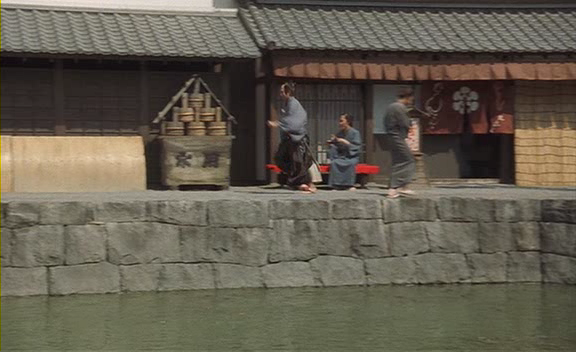
#> input picture HW3/Images/002.png, 576 x 352 px, given in place of 001.png, which was not available; the run also reads 1 picture not shown here
$ python particle_filter.py
#> lines starting #> are read from the running program, lines starting #| are printed output that depends on the picture; pictures that were not available may be replaced by others from this repository, and a replacement may not be noted
import json
import os
import cv2
import numpy as np
import numpy.matlib
import matplotlib.pyplot as plt
import matplotlib.patches as patches


# change IDs to your IDs.
ID1 = "42"
ID2 = "42"

ID = "HW3_{0}_{1}".format(ID1, ID2)
RESULTS = 'results'
os.makedirs(RESULTS, exist_ok=True)
IMAGE_DIR_PATH = "Images"

# SET NUMBER OF PARTICLES
N = 100

# Initial Settings
s_initial = [297,    # x center
             139,    # y center
              16,    # half width
              43,    # half height
               0,    # velocity x
               0]    # velocity y

# Noise parameters
MU = 0
POS_SIGMA = 1
VEL_SIGMA = 0.5

def predict_particles(s_prior: np.ndarray) -> np.ndarray:
    """Progress the prior state with time and add noise.

    Note that we explicitly did not tell you how to add the noise.
    We allow additional manipulations to the state if you think these are necessary.

    Args:
        s_prior: np.ndarray. The prior state.
    Return:
        state_drifted: np.ndarray. The prior state after drift (applying the motion model) and adding the noise.
    """
    s_prior = s_prior.astype(float)
    """ DELETE THE LINE ABOVE AND:
    INSERT YOUR CODE HERE."""

    state_drifted = s_prior.copy()
    # Update X_c and Y_c from X_velocity and Y_velocity
    state_drifted[:2,:] += state_drifted[4:,:]
    # Add noise
    state_drifted[0, :] += np.random.normal(MU, POS_SIGMA, N)   # X_center
    state_drifted[1, :] += np.random.normal(MU, POS_SIGMA, N)   # Y_center
    state_drifted[4, :] += np.random.normal(MU, VEL_SIGMA, N)   # X_velocity
    state_drifted[5, :] += np.random.normal(MU, VEL_SIGMA, N)   # Y_velocity
    state_drifted = np.round(state_drifted)

    state_drifted = state_drifted.astype(int)
    return state_drifted


def compute_normalized_histogram(image: np.ndarray, state: np.ndarray) -> np.ndarray:
    """Compute the normalized histogram using the state parameters.

    Args:
        image: np.ndarray. The image we want to crop the rectangle from.
        state: np.ndarray. State candidate.

    Return:
        hist: np.ndarray. histogram of quantized colors.
    """
    state = np.floor(state)
    state = state.astype(int)
    """ DELETE THE LINE ABOVE AND:
        INSERT YOUR CODE HERE."""
    x, y, half_w, half_h, x_v, y_v = state
    cropped_image = image[y - half_h: y + half_h + 1, x - half_w: x + half_w + 1]
    b, g, r = cv2.split(cropped_image)

    # Quantize 16 bits to 4 bits
    b, g, r = b//16, g//16, r//16

    hist = np.zeros((16, 16, 16))
    for i in range(cropped_image.shape[0]):
         for j in range(cropped_image.shape[1]):
            hist[b[i, j], g[i, j], r[i, j]] += 1

    hist = np.reshape(hist, 16 * 16 * 16)

    # Normalize histogram
    hist = hist/sum(hist)

    return hist


def sample_particles(previous_state: np.ndarray, cdf: np.ndarray) -> np.ndarray:
    """Sample particles from the previous state according to the cdf.

    If additional processing to the returned state is needed - feel free to do it.

    Args:
        previous_state: np.ndarray. previous state, shape: (6, N)
        cdf: np.ndarray. cumulative distribution function: (N, )

    Return:
        s_next: np.ndarray. Sampled particles. shape: (6, N)
    """
    """ DELETE THE LINE ABOVE AND:
        INSERT YOUR CODE HERE."""
    S_next = np.zeros_like(previous_state)
    for i in range(previous_state.shape[1]):
        r = np.random.uniform(0, 1)
        j = np.argmax(cdf >= r)
        S_next[:,i] = previous_state[:,j]

    return S_next


def bhattacharyya_distance(p: np.ndarray, q: np.ndarray) -> float:
    """Calculate Bhattacharyya Distance between two histograms p and q.

    Args:
        p: np.ndarray. first histogram.
        q: np.ndarray. second histogram.

    Return:
        distance: float. The Bhattacharyya Distance.
    """
    """ DELETE THE LINE ABOVE AND:
        INSERT YOUR CODE HERE."""
    distance = np.exp(20*np.sum(np.sqrt(p*q)))
    return distance


def show_particles(image: np.ndarray, state: np.ndarray, W: np.ndarray, frame_index: int, ID: str,
                  frame_index_to_mean_state: dict, frame_index_to_max_state: dict,
                  ) -> tuple:
    fig, ax = plt.subplots(1)
    image = image[:,:,::-1]
    plt.imshow(image)
    plt.title(ID + " - Frame number = " + str(frame_index))

    # Avg particle box
    """ DELETE THE LINE ABOVE AND:
        INSERT YOUR CODE HERE."""

    x_avg = np.sum(state[0]*W) - state[2, 0]
    y_avg = np.sum(state[1]*W) - state[3, 0]
    w_avg = state[2, 0] * 2
    h_avg = state[3, 0] * 2

    rect = patches.Rectangle((x_avg, y_avg), w_avg, h_avg, linewidth=1, edgecolor='g', facecolor='none')
    ax.add_patch(rect)

    # calculate Max particle box
    """ DELETE THE LINE ABOVE AND:
        INSERT YOUR CODE HERE."""

    x_max = state[0, np.argmax(W)] - state[2, 0]
    y_max = state[1, np.argmax(W)] - state[3, 0]
    w_max = state[2, 0] * 2
    h_max = state[3, 0] * 2

    rect = patches.Rectangle((x_max, y_max), w_max, h_max, linewidth=1, edgecolor='r', facecolor='none')
    ax.add_patch(rect)
    plt.show(block=False)

    fig.savefig(os.path.join(RESULTS, ID + "-" + str(frame_index) + ".png"))
    frame_index_to_mean_state[frame_index] = [float(x) for x in [x_avg, y_avg, w_avg, h_avg]]
    frame_index_to_max_state[frame_index] = [float(x) for x in [x_max, y_max, w_max, h_max]]
    return frame_index_to_mean_state, frame_index_to_max_state

def compute_slacks_weights(image: np.ndarray, q: np.ndarray, state: np.ndarray) -> tuple[np.ndarray, np.ndarray]:
    """Compute the weights and the slacks (vector C).

    Args:
        image: np.ndarray.
        q: np.ndarray. histogram
        state: np.ndarray. state, shape: (6, N)

    Return:
        slacks: np.ndarray. Slacks of each particle (vector C).
        weights: np.ndarray. Weights of each particle.
    """
    p_mat = [compute_normalized_histogram(image, col) for col in state.T]
    weights = [bhattacharyya_distance(p, q) for p in p_mat]
    weights = np.array(weights)
    weights /= np.sum(weights)
    slacks = np.cumsum(weights)
    return slacks, weights

def main():
    state_at_first_frame = np.matlib.repmat(s_initial, N, 1).T
    S = predict_particles(state_at_first_frame)

    # LOAD FIRST IMAGE
    image = cv2.imread(os.path.join(IMAGE_DIR_PATH, "001.png"))
#> image is the input picture: shape (352, 576, 3); mean B, G, R 79.6, 93.3, 99.8

    # COMPUTE NORMALIZED HISTOGRAM
    q = compute_normalized_histogram(image, s_initial)
#> in compute_normalized_histogram, `b, g, r = b//16, g//16, r//16`:
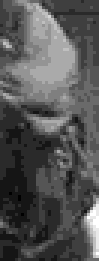
#> r: shape (87, 33) (shown 3 times larger); min 0, max 12, mean 3.99; drawn with min black and max white
#> q = 4096 values, max 0.106 at index 274, min 0 at index 2, mean 0.000244

    # COMPUTE NORMALIZED WEIGHTS (W) AND PREDICTOR CDFS (C)
    # YOU NEED TO FILL THIS PART WITH CODE:
    """INSERT YOUR CODE HERE."""

    C, W = compute_slacks_weights(image, q, S)
#> in compute_normalized_histogram (call 3), `b, g, r = b//16, g//16, r//16`:
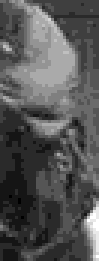
#> r: shape (87, 33) (shown 3 times larger); min 0, max 12, mean 4.01; drawn with min black and max white
#> in compute_normalized_histogram (call 5), `b, g, r = b//16, g//16, r//16`:
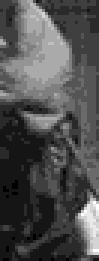
#> g: shape (87, 33) (shown 3 times larger); min 0, max 12, mean 3.73; drawn with min black and max white
#> in compute_normalized_histogram (call 6), `cropped_image = image[y - half_h: y + half_h + 1, x - half_w: x + half..`:
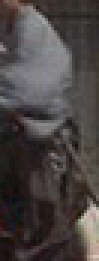
#> cropped_image: shape (87, 33, 3) (shown 3 times larger); mean B, G, R 66.6, 68, 73.8
#> in compute_normalized_histogram (call 6), `b, g, r = b//16, g//16, r//16`:
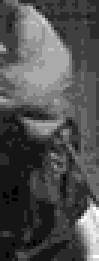
#> g: shape (87, 33) (shown 3 times larger); min 0, max 12, mean 3.76; drawn with min black and max white
#> in compute_normalized_histogram (call 7), `b, g, r = cv2.split(cropped_image)`:
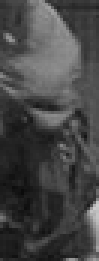
#> r: shape (87, 33) (shown 3 times larger); min 11, max 204, mean 69.4
#> in compute_normalized_histogram (call 7), `b, g, r = b//16, g//16, r//16`:
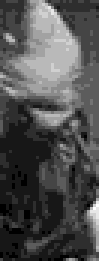
#> b: shape (87, 33) (shown 3 times larger); min 0, max 11, mean 3.45; drawn with min black and max white
#> in compute_slacks_weights, `p_mat = [compute_normalized_histogram(image, col) for col in state.T]`: p_mat = 100 items
#> in compute_slacks_weights, `weights = [bhattacharyya_distance(p, q) for p in p_mat]`: weights = 100 values, max 485165195.4 at index 14, min 389463966.1 at index 20, mean 462778673.3
#> in compute_slacks_weights, `weights /= np.sum(weights)`: weights = 100 values, max 0.0105 at index 14, min 0.00842 at index 20, mean 0.01
#> in compute_slacks_weights, `slacks = np.cumsum(weights)`: slacks = 100 values from 0.00927 to 1
#> C = 100 values from 0.00927 to 1; W has the same summary as weights in compute_slacks_weights

    images_processed = 1

    # MAIN TRACKING LOOP
    image_name_list = os.listdir(IMAGE_DIR_PATH)
    image_name_list.sort()
    frame_index_to_avg_state = {}
    frame_index_to_max_state = {}
    for image_name in image_name_list[1:]:

        S_prev = S

        # LOAD NEW IMAGE FRAME
        image_path = os.path.join(IMAGE_DIR_PATH, image_name)
        current_image = cv2.imread(image_path)

        # SAMPLE THE CURRENT PARTICLE FILTERS
        S_next_tag = sample_particles(S_prev, C)
#> the loop in sample_particles, `for i in range(previous_state.shape[1]):` made 100 passes
#> j on passes 1 to 12: 20, 34, 67, 88, 54, 28, 3, 71, 0, 37, 53, 92

        # PREDICT THE NEXT PARTICLE FILTERS (YOU MAY ADD NOISE
        S = predict_particles(S_next_tag)

        # COMPUTE NORMALIZED WEIGHTS (W) AND PREDICTOR CDFS (C)
        # YOU NEED TO FILL THIS PART WITH CODE:
        """INSERT YOUR CODE HERE."""

        C, W = compute_slacks_weights(current_image, q, S)
#> C = 100 values from 0.011 to 1; W = 100 values, max 0.0129 at index 73, min 0.00652 at index 55, mean 0.01

        # CREATE DETECTOR PLOTS
        images_processed += 1
        if 0 == images_processed%10:
            frame_index_to_avg_state, frame_index_to_max_state = show_particles(
                current_image, S, W, images_processed, ID, frame_index_to_avg_state, frame_index_to_max_state)

    with open(os.path.join(RESULTS, 'frame_index_to_avg_state.json'), 'w') as f:
        json.dump(frame_index_to_avg_state, f, indent=4)
    with open(os.path.join(RESULTS, 'frame_index_to_max_state.json'), 'w') as f:
        json.dump(frame_index_to_max_state, f, indent=4)


if __name__ == "__main__":
    main()
